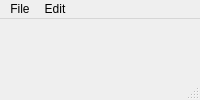
<?xml version="1.0" encoding="UTF-8"?>
<ui version="4.0">
 <class>MainWindow</class>
 <widget class="QMainWindow" name="MainWindow">
  <property name="windowTitle">
   <string>MainWindow</string>
  </property>
  <widget class="QWidget" name="centralwidget">
   <widget class="QLabel" name="label">
    <property name="geometry">
     <rect>
      <x>200</x>
      <y>30</y>
      <width>241</width>
      <height>121</height>
     </rect>
    </property>
    <property name="font">
     <font>
      <pointsize>30</pointsize>
     </font>
    </property>
    <property name="text">
     <string>Why not?</string>
    </property>
   </widget>
  </widget>
  <widget class="QMenuBar" name="menubar">
   <property name="geometry">
    <rect>
     <x>0</x>
     <y>0</y>
     <width>660</width>
     <height>22</height>
    </rect>
   </property>
   <widget class="QMenu" name="menuFile">
    <property name="title">
     <string>File</string>
    </property>
    <addaction name="actionNew"/>
    <addaction name="actionSave"/>
   </widget>
   <widget class="QMenu" name="menuEdit">
    <property name="title">
     <string>Edit</string>
    </property>
    <addaction name="actionCopy"/>
    <addaction name="actionPaste"/>
   </widget>
   <addaction name="menuFile"/>
   <addaction name="menuEdit"/>
  </widget>
  <widget class="QStatusBar" name="statusbar"/>
  <action name="actionNew">
   <property name="text">
    <string>New</string>
   </property>
   <property name="statusTip">
    <string>Create a new file</string>
   </property>
   <property name="shortcut">
    <string>Ctrl+N</string>
   </property>
  </action>
  <action name="actionSave">
   <property name="text">
    <string>Save</string>
   </property>
   <property name="statusTip">
    <string>Save your file</string>
   </property>
   <property name="shortcut">
    <string>Ctrl+S</string>
   </property>
  </action>
  <action name="actionCopy">
   <property name="text">
    <string>Copy</string>
   </property>
   <property name="statusTip">
    <string>Copy the contents</string>
   </property>
   <property name="shortcut">
    <string>Ctrl+C</string>
   </property>
  </action>
  <action name="actionPaste">
   <property name="text">
    <string>Paste</string>
   </property>
   <property name="statusTip">
    <string>Paste the contents</string>
   </property>
   <property name="shortcut">
    <string>Ctrl+V</string>
   </property>
  </action>
 </widget>
 <resources/>
 <connections/>
</ui>
